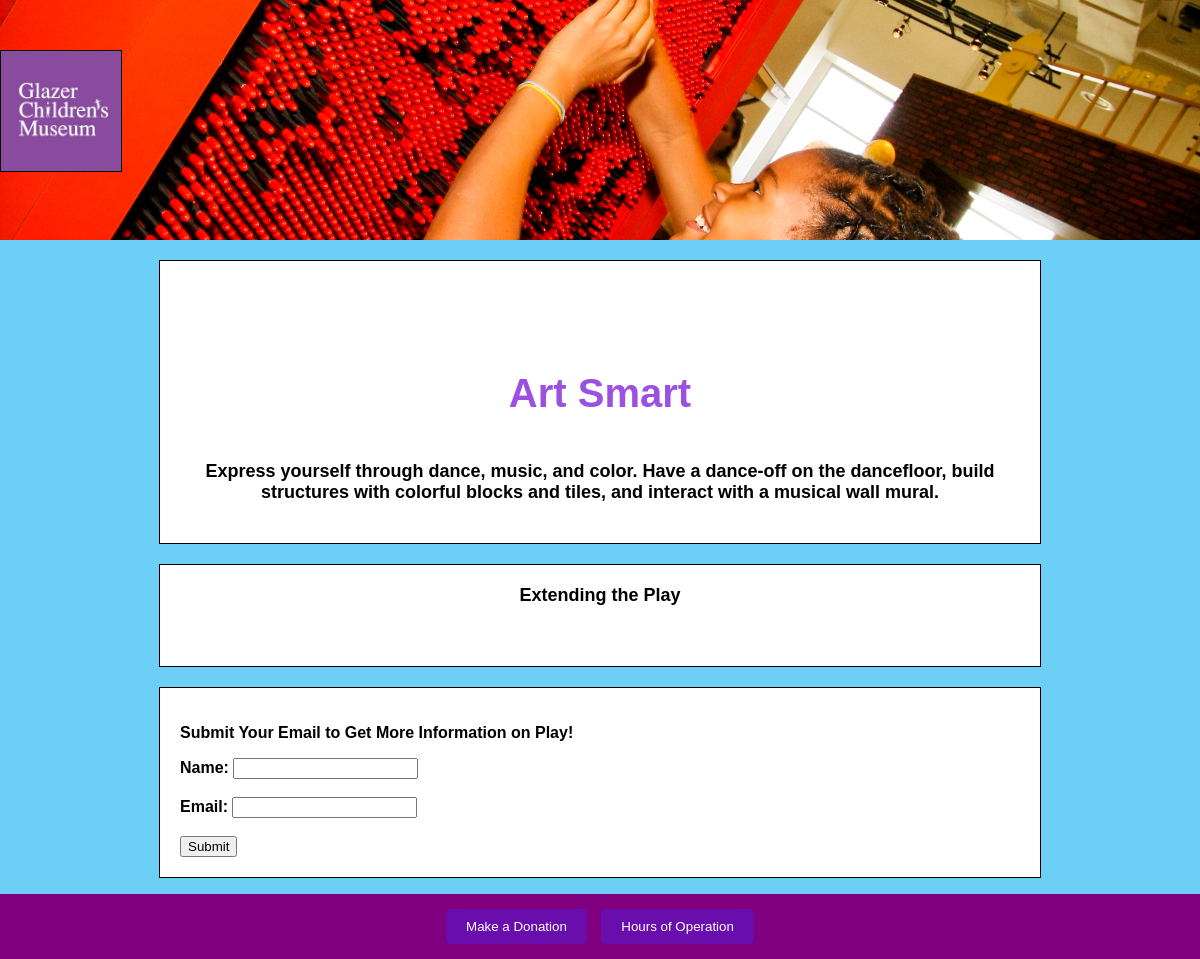
Screenshot of /csctest/exhibit/21/ with the database file from the repository.
### csctest/models.py (models this page shows, shortened)
class Exhibit(models.Model):
    title = models.CharField(max_length=255)
    content = models.TextField()
    additional_content = models.TextField(blank=True, null=True)
    image = models.ImageField(upload_to='html_pages_images/', blank=True, null=True)

### csctest/views.py (the view)
# urls.py: path('exhibit/<int:pk>/', html_view, name='html_view'),
def html_view(request, pk):
    html_page = get_object_or_404(Exhibit, pk=pk)
    return render(request, 'exhibit_template.html', {'html_page': html_page})

### csctest/templates/exhibit_template.html (shortened to what this page needs)
{% load static %}
<!DOCTYPE html>
<html>
<head>
</head>
<body>
    <div class="header">
        <a href="{% url 'homepage_view' %}">
            <div class="home-button"></div>
        </a>
    </div>
    <div class="frame">
        <div id="words">
            <p>{{ html_page.play_type }}<br> <span class="purpletext"><b>{{ html_page.title }}</b></span></p>
        </div>
        <p class="info"><b>{{ html_page.content|safe }}</p>
    </div>
    <div class ="frame">
        <p class = "info">Extending the Play</p>
        <p class="info">{{ html_page.additional_content|safe }}</p>
    </div>
    <div class="frame">
    <form method="post" action="{% url 'submit_feedback' %}">
        <p>Submit Your Email to Get More Information on Play!</p>
        <label for="name">Name:</label>
        <input type="text" id="name" name="name" required><br><br>
        <label for="email">Email:</label>
        <input type="email" id="email" name="email" required><br><br>
        <button type="submit">Submit</button>
    </form>
    </div>
    <div class="footer">
        <button onclick="location.href='https://72839.blackbaudhosting.com/72839/Annual-Fund'">Make a Donation</button>
        <button onclick="location.href='https://glazermuseum.org/visit/#hours'">Hours of Operation</button>
      </div>
</body>
</html>

### rows the page displays
Exhibit: title "Art Smart", content "Express yourself through dance, music, and color. Have a dance-off on the dancefloor, build structures with colorful blocks and tiles, and interact with a musical wall mural."
